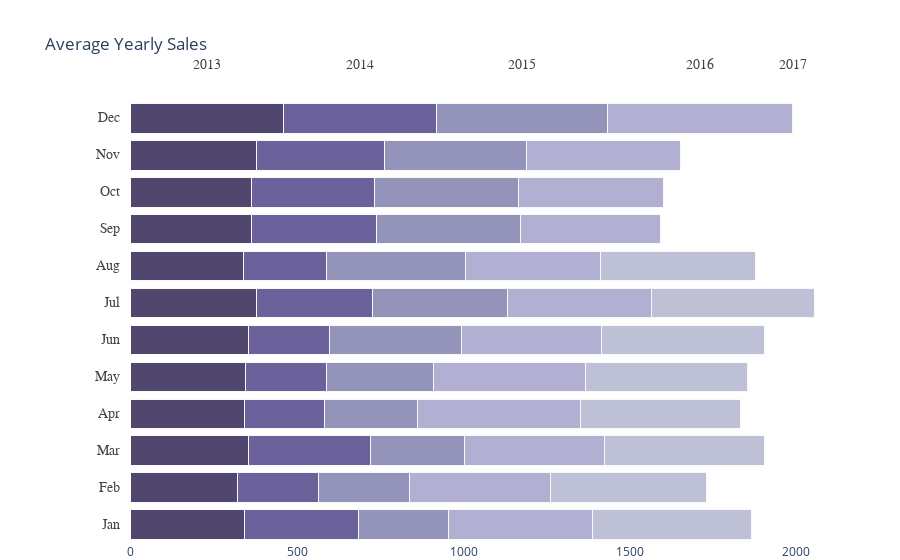

The code cell stored with this chart in its notebook:
### Code cell
X_2013 = X[X['year']==2013][['month','sales']]
X_2013 = X.groupby('month').agg({"sales" : "mean"}).reset_index().rename(columns={'sales':'s13'})
X_2014 = X[X['year']==2014][['month','sales']]
X_2014 = X_2014.groupby('month').agg({"sales" : "mean"}).reset_index().rename(columns={'sales':'s14'})
X_2015 = X[X['year']==2015][['month','sales']]
X_2015 = X_2015.groupby('month').agg({"sales" : "mean"}).reset_index().rename(columns={'sales':'s15'})
X_2016 = X[X['year']==2016][['month','sales']]
X_2016 = X_2016.groupby('month').agg({"sales" : "mean"}).reset_index().rename(columns={'sales':'s16'})
X_2017 = X[X['year']==2017][['month','sales']]
X_2017 = X_2017.groupby('month').agg({"sales" : "mean"}).reset_index()
X_2017_no = pd.DataFrame({'month': [9,10,11,12], 'sales':[0,0,0,0]})
X_2017 = X_2017.append(X_2017_no).rename(columns={'sales':'s17'})
X_year = X_2013.merge(X_2014,on='month').merge(X_2015,on='month').merge(X_2016,on='month').merge(X_2017,on='month')

# top levels
top_labels = ['2013', '2014', '2015', '2016', '2017']

colors = ['rgba(38, 24, 74, 0.8)', 'rgba(71, 58, 131, 0.8)',
          'rgba(122, 120, 168, 0.8)', 'rgba(164, 163, 204, 0.85)',
          'rgba(190, 192, 213, 1)']

# X axis value 
X_year = X_year[['s13','s14','s15','s16','s17']].replace(np.nan,0)
x_data = X_year.values

# y axis value (Month)
X_2013['month'] =['Jan','Feb','Mar','Apr','May','Jun','Jul','Aug','Sep','Oct','Nov','Dec']
y_data = X_2013['month'].tolist()

fig = go.Figure()
for i in range(0, len(x_data[0])):
    for xd, yd in zip(x_data, y_data):
        fig.add_trace(go.Bar(
            x=[xd[i]], y=[yd],
            orientation='h',
            marker=dict(
                color=colors[i],
                line=dict(color='rgb(248, 248, 249)', width=1)
            )
        ))

fig.update_layout(title='Average Yearly Sales',
    xaxis=dict(showgrid=False, 
               zeroline=False, domain=[0.15, 1]),
    yaxis=dict(showgrid=False, showline=False,
               showticklabels=False, zeroline=False),
    barmode='stack', 
    template="plotly_white",
    margin=dict(l=0, r=50, t=100, b=10),
    showlegend=False, 
)

annotations = []
for yd, xd in zip(y_data, x_data):
    # labeling the y-axis
    annotations.append(dict(xref='paper', yref='y',
                            x=0.14, y=yd,
                            xanchor='right',
                            text=str(yd),
                            font=dict(family='Arial', size=14,
                                      color='rgb(67, 67, 67)'),
                            showarrow=False, align='right'))
    # labeling the first Likert scale (on the top)
    if yd == y_data[-1]:
        annotations.append(dict(xref='x', yref='paper',
                                x=xd[0] / 2, y=1.1,
                                text=top_labels[0],
                                font=dict(family='Arial', size=14,
                                          color='rgb(67, 67, 67)'),
                          showarrow=False))
    space = xd[0]
    for i in range(1, len(xd)):
            # labeling the Likert scale
            if yd == y_data[-1]:
                annotations.append(dict(xref='x', yref='paper',
                                        x=space + (xd[i]/2), y=1.1,
                                        text=top_labels[i],
                                        font=dict(family='Arial', size=14,
                                                  color='rgb(67, 67, 67)'),
                                        showarrow=False))
            space += xd[i]
fig.update_layout(
    annotations=annotations)
fig.show()

### Figure 1 — Plotly figure (JSON) as saved in the notebook; plotly's stock layout.template omitted (floating-point values rounded to 4 significant figures)
{"data": [{"marker": {"color": "rgba(38, 24, 74, 0.8)", "line": {"color": "rgb(248, 248, 249)", "width": 1}}, "orientation": "h", "type": "bar", "x": [341.9], "y": ["Jan"]}, {"marker": {"color": "rgba(38, 24, 74, 0.8)", "line": {"color": "rgb(248, 248, 249)", "width": 1}}, "orientation": "h", "type": "bar", "x": [320.9], "y": ["Feb"]}, {"marker": {"color": "rgba(38, 24, 74, 0.8)", "line": {"color": "rgb(248, 248, 249)", "width": 1}}, "orientation": "h", "type": "bar", "x": [352.0], "y": ["Mar"]}, {"marker": {"color": "rgba(38, 24, 74, 0.8)", "line": {"color": "rgb(248, 248, 249)", "width": 1}}, "orientation": "h", "type": "bar", "x": [341.2], "y": ["Apr"]}, {"marker": {"color": "rgba(38, 24, 74, 0.8)", "line": {"color": "rgb(248, 248, 249)", "width": 1}}, "orientation": "h", "type": "bar", "x": [345.7], "y": ["May"]}, {"marker": {"color": "rgba(38, 24, 74, 0.8)", "line": {"color": "rgb(248, 248, 249)", "width": 1}}, "orientation": "h", "type": "bar", "x": [352.5], "y": ["Jun"]}, {"marker": {"color": "rgba(38, 24, 74, 0.8)", "line": {"color": "rgb(248, 248, 249)", "width": 1}}, "orientation": "h", "type": "bar", "x": [376.4], "y": ["Jul"]}, {"marker": {"color": "rgba(38, 24, 74, 0.8)", "line": {"color": "rgb(248, 248, 249)", "width": 1}}, "orientation": "h", "type": "bar", "x": [337.0], "y": ["Aug"]}, {"marker": {"color": "rgba(38, 24, 74, 0.8)", "line": {"color": "rgb(248, 248, 249)", "width": 1}}, "orientation": "h", "type": "bar", "x": [362.3], "y": ["Sep"]}, {"marker": {"color": "rgba(38, 24, 74, 0.8)", "line": {"color": "rgb(248, 248, 249)", "width": 1}}, "orientation": "h", "type": "bar", "x": [362.4], "y": ["Oct"]}, {"marker": {"color": "rgba(38, 24, 74, 0.8)", "line": {"color": "rgb(248, 248, 249)", "width": 1}}, "orientation": "h", "type": "bar", "x": [376.9], "y": ["Nov"]}, {"marker": {"color": "rgba(38, 24, 74, 0.8)", "line": {"color": "rgb(248, 248, 249)", "width": 1}}, "orientation": "h", "type": "bar", "x": [457.4], "y": ["Dec"]}, {"marker": {"color": "rgba(71, 58, 131, 0.8)", "line": {"color": "rgb(248, 248, 249)", "width": 1}}, "orientation": "h", "type": "bar", "x": [342.3], "y": ["Jan"]}, {"marker": {"color": "rgba(71, 58, 131, 0.8)", "line": {"color": "rgb(248, 248, 249)", "width": 1}}, "orientation": "h", "type": "bar", "x": [241.3], "y": ["Feb"]}, {"marker": {"color": "rgba(71, 58, 131, 0.8)", "line": {"color": "rgb(248, 248, 249)", "width": 1}}, "orientation": "h", "type": "bar", "x": [368.7], "y": ["Mar"]}, {"marker": {"color": "rgba(71, 58, 131, 0.8)", "line": {"color": "rgb(248, 248, 249)", "width": 1}}, "orientation": "h", "type": "bar", "x": [240.6], "y": ["Apr"]}, {"marker": {"color": "rgba(71, 58, 131, 0.8)", "line": {"color": "rgb(248, 248, 249)", "width": 1}}, "orientation": "h", "type": "bar", "x": [242.2], "y": ["May"]}, {"marker": {"color": "rgba(71, 58, 131, 0.8)", "line": {"color": "rgb(248, 248, 249)", "width": 1}}, "orientation": "h", "type": "bar", "x": [244.6], "y": ["Jun"]}, {"marker": {"color": "rgba(71, 58, 131, 0.8)", "line": {"color": "rgb(248, 248, 249)", "width": 1}}, "orientation": "h", "type": "bar", "x": [350.8], "y": ["Jul"]}, {"marker": {"color": "rgba(71, 58, 131, 0.8)", "line": {"color": "rgb(248, 248, 249)", "width": 1}}, "orientation": "h", "type": "bar", "x": [251.4], "y": ["Aug"]}, {"marker": {"color": "rgba(71, 58, 131, 0.8)", "line": {"color": "rgb(248, 248, 249)", "width": 1}}, "orientation": "h", "type": "bar", "x": [374.5], "y": ["Sep"]}, {"marker": {"color": "rgba(71, 58, 131, 0.8)", "line": {"color": "rgb(248, 248, 249)", "width": 1}}, "orientation": "h", "type": "bar", "x": [369.2], "y": ["Oct"]}, {"marker": {"color": "rgba(71, 58, 131, 0.8)", "line": {"color": "rgb(248, 248, 249)", "width": 1}}, "orientation": "h", "type": "bar", "x": [384.1], "y": ["Nov"]}, {"marker": {"color": "rgba(71, 58, 131, 0.8)", "line": {"color": "rgb(248, 248, 249)", "width": 1}}, "orientation": "h", "type": "bar", "x": [459.8], "y": ["Dec"]}, {"marker": {"color": "rgba(122, 120, 168, 0.8)", "line": {"color": "rgb(248, 248, 249)", "width": 1}}, "orientation": "h", "type": "bar", "x": [269.7], "y": ["Jan"]}, {"marker": {"color": "rgba(122, 120, 168, 0.8)", "line": {"color": "rgb(248, 248, 249)", "width": 1}}, "orientation": "h", "type": "bar", "x": [275.4], "y": ["Feb"]}, {"marker": {"color": "rgba(122, 120, 168, 0.8)", "line": {"color": "rgb(248, 248, 249)", "width": 1}}, "orientation": "h", "type": "bar", "x": [282.4], "y": ["Mar"]}, {"marker": {"color": "rgba(122, 120, 168, 0.8)", "line": {"color": "rgb(248, 248, 249)", "width": 1}}, "orientation": "h", "type": "bar", "x": [279.7], "y": ["Apr"]}, {"marker": {"color": "rgba(122, 120, 168, 0.8)", "line": {"color": "rgb(248, 248, 249)", "width": 1}}, "orientation": "h", "type": "bar", "x": [321.0], "y": ["May"]}, {"marker": {"color": "rgba(122, 120, 168, 0.8)", "line": {"color": "rgb(248, 248, 249)", "width": 1}}, "orientation": "h", "type": "bar", "x": [397.2], "y": ["Jun"]}, {"marker": {"color": "rgba(122, 120, 168, 0.8)", "line": {"color": "rgb(248, 248, 249)", "width": 1}}, "orientation": "h", "type": "bar", "x": [403.0], "y": ["Jul"]}, {"marker": {"color": "rgba(122, 120, 168, 0.8)", "line": {"color": "rgb(248, 248, 249)", "width": 1}}, "orientation": "h", "type": "bar", "x": [415.7], "y": ["Aug"]}, {"marker": {"color": "rgba(122, 120, 168, 0.8)", "line": {"color": "rgb(248, 248, 249)", "width": 1}}, "orientation": "h", "type": "bar", "x": [434.7], "y": ["Sep"]}, {"marker": {"color": "rgba(122, 120, 168, 0.8)", "line": {"color": "rgb(248, 248, 249)", "width": 1}}, "orientation": "h", "type": "bar", "x": [432.2], "y": ["Oct"]}, {"marker": {"color": "rgba(122, 120, 168, 0.8)", "line": {"color": "rgb(248, 248, 249)", "width": 1}}, "orientation": "h", "type": "bar", "x": [426.6], "y": ["Nov"]}, {"marker": {"color": "rgba(122, 120, 168, 0.8)", "line": {"color": "rgb(248, 248, 249)", "width": 1}}, "orientation": "h", "type": "bar", "x": [513.8], "y": ["Dec"]}, {"marker": {"color": "rgba(164, 163, 204, 0.85)", "line": {"color": "rgb(248, 248, 249)", "width": 1}}, "orientation": "h", "type": "bar", "x": [434.1], "y": ["Jan"]}, {"marker": {"color": "rgba(164, 163, 204, 0.85)", "line": {"color": "rgb(248, 248, 249)", "width": 1}}, "orientation": "h", "type": "bar", "x": [424.7], "y": ["Feb"]}, {"marker": {"color": "rgba(164, 163, 204, 0.85)", "line": {"color": "rgb(248, 248, 249)", "width": 1}}, "orientation": "h", "type": "bar", "x": [418.7], "y": ["Mar"]}, {"marker": {"color": "rgba(164, 163, 204, 0.85)", "line": {"color": "rgb(248, 248, 249)", "width": 1}}, "orientation": "h", "type": "bar", "x": [488.1], "y": ["Apr"]}, {"marker": {"color": "rgba(164, 163, 204, 0.85)", "line": {"color": "rgb(248, 248, 249)", "width": 1}}, "orientation": "h", "type": "bar", "x": [457.7], "y": ["May"]}, {"marker": {"color": "rgba(164, 163, 204, 0.85)", "line": {"color": "rgb(248, 248, 249)", "width": 1}}, "orientation": "h", "type": "bar", "x": [419.6], "y": ["Jun"]}, {"marker": {"color": "rgba(164, 163, 204, 0.85)", "line": {"color": "rgb(248, 248, 249)", "width": 1}}, "orientation": "h", "type": "bar", "x": [432.6], "y": ["Jul"]}, {"marker": {"color": "rgba(164, 163, 204, 0.85)", "line": {"color": "rgb(248, 248, 249)", "width": 1}}, "orientation": "h", "type": "bar", "x": [406.4], "y": ["Aug"]}, {"marker": {"color": "rgba(164, 163, 204, 0.85)", "line": {"color": "rgb(248, 248, 249)", "width": 1}}, "orientation": "h", "type": "bar", "x": [419.3], "y": ["Sep"]}, {"marker": {"color": "rgba(164, 163, 204, 0.85)", "line": {"color": "rgb(248, 248, 249)", "width": 1}}, "orientation": "h", "type": "bar", "x": [435.0], "y": ["Oct"]}, {"marker": {"color": "rgba(164, 163, 204, 0.85)", "line": {"color": "rgb(248, 248, 249)", "width": 1}}, "orientation": "h", "type": "bar", "x": [462.9], "y": ["Nov"]}, {"marker": {"color": "rgba(164, 163, 204, 0.85)", "line": {"color": "rgb(248, 248, 249)", "width": 1}}, "orientation": "h", "type": "bar", "x": [557.1], "y": ["Dec"]}, {"marker": {"color": "rgba(190, 192, 213, 1)", "line": {"color": "rgb(248, 248, 249)", "width": 1}}, "orientation": "h", "type": "bar", "x": [476.6], "y": ["Jan"]}, {"marker": {"color": "rgba(190, 192, 213, 1)", "line": {"color": "rgb(248, 248, 249)", "width": 1}}, "orientation": "h", "type": "bar", "x": [466.0], "y": ["Feb"]}, {"marker": {"color": "rgba(190, 192, 213, 1)", "line": {"color": "rgb(248, 248, 249)", "width": 1}}, "orientation": "h", "type": "bar", "x": [483.4], "y": ["Mar"]}, {"marker": {"color": "rgba(190, 192, 213, 1)", "line": {"color": "rgb(248, 248, 249)", "width": 1}}, "orientation": "h", "type": "bar", "x": [482.2], "y": ["Apr"]}, {"marker": {"color": "rgba(190, 192, 213, 1)", "line": {"color": "rgb(248, 248, 249)", "width": 1}}, "orientation": "h", "type": "bar", "x": [487.2], "y": ["May"]}, {"marker": {"color": "rgba(190, 192, 213, 1)", "line": {"color": "rgb(248, 248, 249)", "width": 1}}, "orientation": "h", "type": "bar", "x": [488.7], "y": ["Jun"]}, {"marker": {"color": "rgba(190, 192, 213, 1)", "line": {"color": "rgb(248, 248, 249)", "width": 1}}, "orientation": "h", "type": "bar", "x": [489.9], "y": ["Jul"]}, {"marker": {"color": "rgba(190, 192, 213, 1)", "line": {"color": "rgb(248, 248, 249)", "width": 1}}, "orientation": "h", "type": "bar", "x": [465.1], "y": ["Aug"]}, {"marker": {"color": "rgba(190, 192, 213, 1)", "line": {"color": "rgb(248, 248, 249)", "width": 1}}, "orientation": "h", "type": "bar", "x": [0], "y": ["Sep"]}, {"marker": {"color": "rgba(190, 192, 213, 1)", "line": {"color": "rgb(248, 248, 249)", "width": 1}}, "orientation": "h", "type": "bar", "x": [0], "y": ["Oct"]}, {"marker": {"color": "rgba(190, 192, 213, 1)", "line": {"color": "rgb(248, 248, 249)", "width": 1}}, "orientation": "h", "type": "bar", "x": [0], "y": ["Nov"]}, {"marker": {"color": "rgba(190, 192, 213, 1)", "line": {"color": "rgb(248, 248, 249)", "width": 1}}, "orientation": "h", "type": "bar", "x": [0], "y": ["Dec"]}], "layout": {"annotations": [{"align": "right", "font": {"color": "rgb(67, 67, 67)", "family": "Arial", "size": 14}, "showarrow": false, "text": "Jan", "x": 0.14, "xanchor": "right", "xref": "paper", "y": "Jan", "yref": "y"}, {"align": "right", "font": {"color": "rgb(67, 67, 67)", "family": "Arial", "size": 14}, "showarrow": false, "text": "Feb", "x": 0.14, "xanchor": "right", "xref": "paper", "y": "Feb", "yref": "y"}, {"align": "right", "font": {"color": "rgb(67, 67, 67)", "family": "Arial", "size": 14}, "showarrow": false, "text": "Mar", "x": 0.14, "xanchor": "right", "xref": "paper", "y": "Mar", "yref": "y"}, {"align": "right", "font": {"color": "rgb(67, 67, 67)", "family": "Arial", "size": 14}, "showarrow": false, "text": "Apr", "x": 0.14, "xanchor": "right", "xref": "paper", "y": "Apr", "yref": "y"}, {"align": "right", "font": {"color": "rgb(67, 67, 67)", "family": "Arial", "size": 14}, "showarrow": false, "text": "May", "x": 0.14, "xanchor": "right", "xref": "paper", "y": "May", "yref": "y"}, {"align": "right", "font": {"color": "rgb(67, 67, 67)", "family": "Arial", "size": 14}, "showarrow": false, "text": "Jun", "x": 0.14, "xanchor": "right", "xref": "paper", "y": "Jun", "yref": "y"}, {"align": "right", "font": {"color": "rgb(67, 67, 67)", "family": "Arial", "size": 14}, "showarrow": false, "text": "Jul", "x": 0.14, "xanchor": "right", "xref": "paper", "y": "Jul", "yref": "y"}, {"align": "right", "font": {"color": "rgb(67, 67, 67)", "family": "Arial", "size": 14}, "showarrow": false, "text": "Aug", "x": 0.14, "xanchor": "right", "xref": "paper", "y": "Aug", "yref": "y"}, {"align": "right", "font": {"color": "rgb(67, 67, 67)", "family": "Arial", "size": 14}, "showarrow": false, "text": "Sep", "x": 0.14, "xanchor": "right", "xref": "paper", "y": "Sep", "yref": "y"}, {"align": "right", "font": {"color": "rgb(67, 67, 67)", "family": "Arial", "size": 14}, "showarrow": false, "text": "Oct", "x": 0.14, "xanchor": "right", "xref": "paper", "y": "Oct", "yref": "y"}, {"align": "right", "font": {"color": "rgb(67, 67, 67)", "family": "Arial", "size": 14}, "showarrow": false, "text": "Nov", "x": 0.14, "xanchor": "right", "xref": "paper", "y": "Nov", "yref": "y"}, {"align": "right", "font": {"color": "rgb(67, 67, 67)", "family": "Arial", "size": 14}, "showarrow": false, "text": "Dec", "x": 0.14, "xanchor": "right", "xref": "paper", "y": "Dec", "yref": "y"}, {"font": {"color": "rgb(67, 67, 67)", "family": "Arial", "size": 14}, "showarrow": false, "text": "2013", "x": 228.7, "xref": "x", "y": 1.1, "yref": "paper"}, {"font": {"color": "rgb(67, 67, 67)", "family": "Arial", "size": 14}, "showarrow": false, "text": "2014", "x": 687.3, "xref": "x", "y": 1.1, "yref": "paper"}, {"font": {"color": "rgb(67, 67, 67)", "family": "Arial", "size": 14}, "showarrow": false, "text": "2015", "x": 1174.0, "xref": "x", "y": 1.1, "yref": "paper"}, {"font": {"color": "rgb(67, 67, 67)", "family": "Arial", "size": 14}, "showarrow": false, "text": "2016", "x": 1710.0, "xref": "x", "y": 1.1, "yref": "paper"}, {"font": {"color": "rgb(67, 67, 67)", "family": "Arial", "size": 14}, "showarrow": false, "text": "2017", "x": 1988.0, "xref": "x", "y": 1.1, "yref": "paper"}], "barmode": "stack", "margin": {"b": 10, "l": 0, "r": 50, "t": 100}, "showlegend": false, "title": {"text": "Average Yearly Sales"}, "xaxis": {"domain": [0.15, 1], "showgrid": false, "zeroline": false}, "yaxis": {"showgrid": false, "showline": false, "showticklabels": false, "zeroline": false}}}
